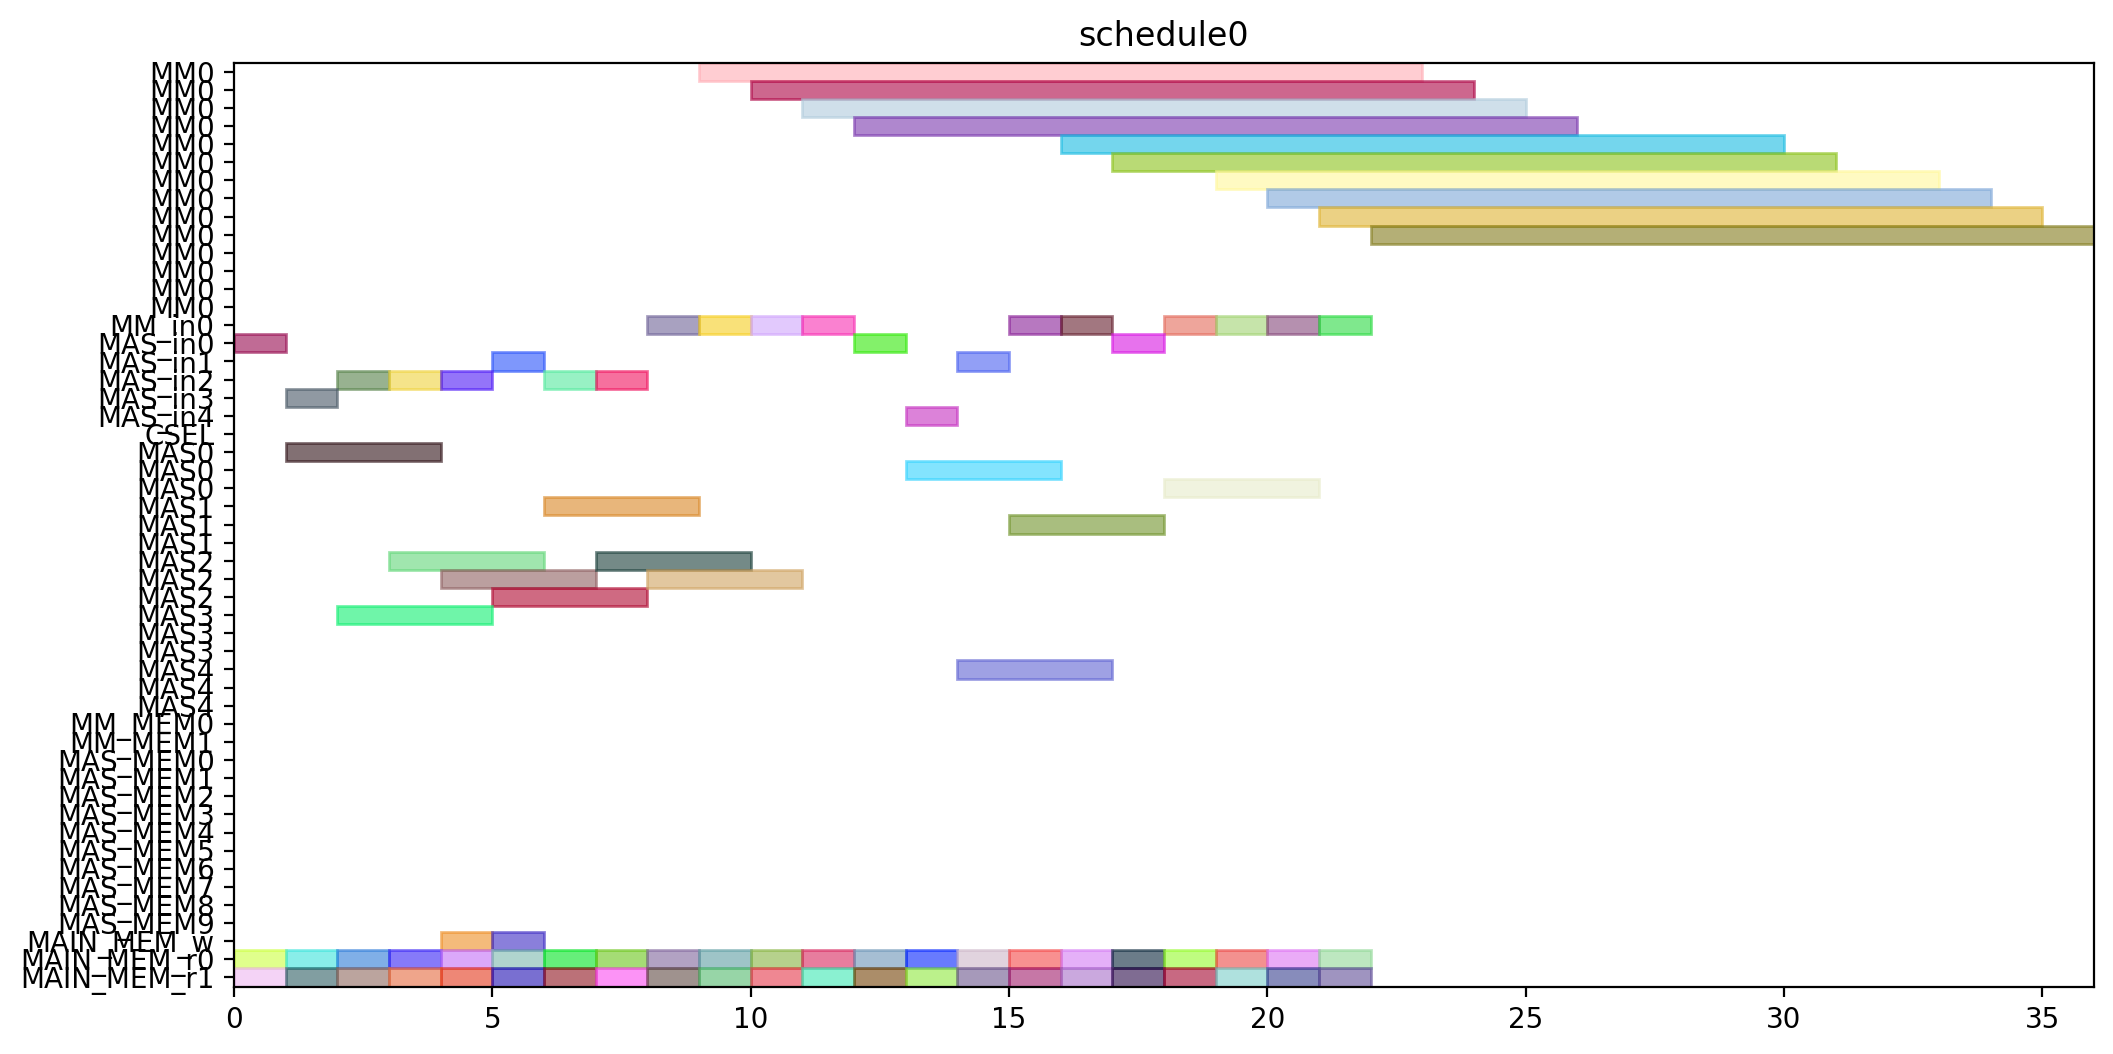

Write the Python code that produced this figure.
from pyschedule import Scenario, solvers, plotters, alt


def solve():
	horizon = 120
	S = Scenario("schedule0", horizon=horizon)

	# resource
	MM = S.Resources('MM', num=1, size=14)
	MM_in = S.Resources('MM_in', num=1)
	MAS_in = S.Resources('MAS_in', num=5)
	CSEL = S.Resource('CSEL')
	MAS = S.Resources('MAS', num=5, size=3, periods=range(1, horizon))
	MM_MEM = S.Resources('MM_MEM', num=2)
	MAS_MEM = S.Resources('MAS_MEM', num=10)
	MAIN_MEM_w = S.Resource('MAIN_MEM_w', size=1)
	MAIN_MEM_r = S.Resources('MAIN_MEM_r', num=2)

	# result of previous scheduling

	# new tasks
	c10_t0 = S.Task('c10_t0', length=14, delay_cost=1)
	c10_t0 += alt(MM)
	c10_t0_in = S.Task('c10_t0_in', length=1, delay_cost=1)
	c10_t0_in += alt(MM_in)
	S += c10_t0_in*MM_in[0]<=c10_t0*MM[0]
	c10_t0_mem0 = S.Task('c10_t0_mem0', length=1, delay_cost=1)
	c10_t0_mem0 += MAIN_MEM_r[0]
	S += c10_t0_mem0 <= c10_t0

	c10_t0_mem1 = S.Task('c10_t0_mem1', length=1, delay_cost=1)
	c10_t0_mem1 += MAIN_MEM_r[1]
	S += c10_t0_mem1 <= c10_t0

	c10_t1 = S.Task('c10_t1', length=14, delay_cost=1)
	c10_t1 += alt(MM)
	c10_t1_in = S.Task('c10_t1_in', length=1, delay_cost=1)
	c10_t1_in += alt(MM_in)
	S += c10_t1_in*MM_in[0]<=c10_t1*MM[0]
	c10_t1_mem0 = S.Task('c10_t1_mem0', length=1, delay_cost=1)
	c10_t1_mem0 += MAIN_MEM_r[0]
	S += c10_t1_mem0 <= c10_t1

	c10_t1_mem1 = S.Task('c10_t1_mem1', length=1, delay_cost=1)
	c10_t1_mem1 += MAIN_MEM_r[1]
	S += c10_t1_mem1 <= c10_t1

	c10_t2 = S.Task('c10_t2', length=3, delay_cost=1)
	c10_t2 += alt(MAS)
	c10_t2_in = S.Task('c10_t2_in', length=1, delay_cost=1)
	c10_t2_in += alt(MAS_in)
	S += c10_t2_in*MAS_in[0]<=c10_t2*MAS[0]

	S += c10_t2_in*MAS_in[1]<=c10_t2*MAS[1]

	S += c10_t2_in*MAS_in[2]<=c10_t2*MAS[2]

	S += c10_t2_in*MAS_in[3]<=c10_t2*MAS[3]

	S += c10_t2_in*MAS_in[4]<=c10_t2*MAS[4]

	c10_t2_mem0 = S.Task('c10_t2_mem0', length=1, delay_cost=1)
	c10_t2_mem0 += MAIN_MEM_r[0]
	S += c10_t2_mem0 <= c10_t2

	c10_t2_mem1 = S.Task('c10_t2_mem1', length=1, delay_cost=1)
	c10_t2_mem1 += MAIN_MEM_r[1]
	S += c10_t2_mem1 <= c10_t2

	c10_t3 = S.Task('c10_t3', length=3, delay_cost=1)
	c10_t3 += alt(MAS)
	c10_t3_in = S.Task('c10_t3_in', length=1, delay_cost=1)
	c10_t3_in += alt(MAS_in)
	S += c10_t3_in*MAS_in[0]<=c10_t3*MAS[0]

	S += c10_t3_in*MAS_in[1]<=c10_t3*MAS[1]

	S += c10_t3_in*MAS_in[2]<=c10_t3*MAS[2]

	S += c10_t3_in*MAS_in[3]<=c10_t3*MAS[3]

	S += c10_t3_in*MAS_in[4]<=c10_t3*MAS[4]

	c10_t3_mem0 = S.Task('c10_t3_mem0', length=1, delay_cost=1)
	c10_t3_mem0 += MAIN_MEM_r[0]
	S += c10_t3_mem0 <= c10_t3

	c10_t3_mem1 = S.Task('c10_t3_mem1', length=1, delay_cost=1)
	c10_t3_mem1 += MAIN_MEM_r[1]
	S += c10_t3_mem1 <= c10_t3

	c20_t0 = S.Task('c20_t0', length=14, delay_cost=1)
	c20_t0 += alt(MM)
	c20_t0_in = S.Task('c20_t0_in', length=1, delay_cost=1)
	c20_t0_in += alt(MM_in)
	S += c20_t0_in*MM_in[0]<=c20_t0*MM[0]
	c20_t0_mem0 = S.Task('c20_t0_mem0', length=1, delay_cost=1)
	c20_t0_mem0 += MAIN_MEM_r[0]
	S += c20_t0_mem0 <= c20_t0

	c20_t0_mem1 = S.Task('c20_t0_mem1', length=1, delay_cost=1)
	c20_t0_mem1 += MAIN_MEM_r[1]
	S += c20_t0_mem1 <= c20_t0

	c20_t1 = S.Task('c20_t1', length=14, delay_cost=1)
	c20_t1 += alt(MM)
	c20_t1_in = S.Task('c20_t1_in', length=1, delay_cost=1)
	c20_t1_in += alt(MM_in)
	S += c20_t1_in*MM_in[0]<=c20_t1*MM[0]
	c20_t1_mem0 = S.Task('c20_t1_mem0', length=1, delay_cost=1)
	c20_t1_mem0 += MAIN_MEM_r[0]
	S += c20_t1_mem0 <= c20_t1

	c20_t1_mem1 = S.Task('c20_t1_mem1', length=1, delay_cost=1)
	c20_t1_mem1 += MAIN_MEM_r[1]
	S += c20_t1_mem1 <= c20_t1

	c20_t2 = S.Task('c20_t2', length=3, delay_cost=1)
	c20_t2 += alt(MAS)
	c20_t2_in = S.Task('c20_t2_in', length=1, delay_cost=1)
	c20_t2_in += alt(MAS_in)
	S += c20_t2_in*MAS_in[0]<=c20_t2*MAS[0]

	S += c20_t2_in*MAS_in[1]<=c20_t2*MAS[1]

	S += c20_t2_in*MAS_in[2]<=c20_t2*MAS[2]

	S += c20_t2_in*MAS_in[3]<=c20_t2*MAS[3]

	S += c20_t2_in*MAS_in[4]<=c20_t2*MAS[4]

	c20_t2_mem0 = S.Task('c20_t2_mem0', length=1, delay_cost=1)
	c20_t2_mem0 += MAIN_MEM_r[0]
	S += c20_t2_mem0 <= c20_t2

	c20_t2_mem1 = S.Task('c20_t2_mem1', length=1, delay_cost=1)
	c20_t2_mem1 += MAIN_MEM_r[1]
	S += c20_t2_mem1 <= c20_t2

	c20_t3 = S.Task('c20_t3', length=3, delay_cost=1)
	c20_t3 += alt(MAS)
	c20_t3_in = S.Task('c20_t3_in', length=1, delay_cost=1)
	c20_t3_in += alt(MAS_in)
	S += c20_t3_in*MAS_in[0]<=c20_t3*MAS[0]

	S += c20_t3_in*MAS_in[1]<=c20_t3*MAS[1]

	S += c20_t3_in*MAS_in[2]<=c20_t3*MAS[2]

	S += c20_t3_in*MAS_in[3]<=c20_t3*MAS[3]

	S += c20_t3_in*MAS_in[4]<=c20_t3*MAS[4]

	c20_t3_mem0 = S.Task('c20_t3_mem0', length=1, delay_cost=1)
	c20_t3_mem0 += MAIN_MEM_r[0]
	S += c20_t3_mem0 <= c20_t3

	c20_t3_mem1 = S.Task('c20_t3_mem1', length=1, delay_cost=1)
	c20_t3_mem1 += MAIN_MEM_r[1]
	S += c20_t3_mem1 <= c20_t3

	c01_t0 = S.Task('c01_t0', length=14, delay_cost=1)
	c01_t0 += alt(MM)
	c01_t0_in = S.Task('c01_t0_in', length=1, delay_cost=1)
	c01_t0_in += alt(MM_in)
	S += c01_t0_in*MM_in[0]<=c01_t0*MM[0]
	c01_t0_mem0 = S.Task('c01_t0_mem0', length=1, delay_cost=1)
	c01_t0_mem0 += MAIN_MEM_r[0]
	S += c01_t0_mem0 <= c01_t0

	c01_t0_mem1 = S.Task('c01_t0_mem1', length=1, delay_cost=1)
	c01_t0_mem1 += MAIN_MEM_r[1]
	S += c01_t0_mem1 <= c01_t0

	c01_t1 = S.Task('c01_t1', length=14, delay_cost=1)
	c01_t1 += alt(MM)
	c01_t1_in = S.Task('c01_t1_in', length=1, delay_cost=1)
	c01_t1_in += alt(MM_in)
	S += c01_t1_in*MM_in[0]<=c01_t1*MM[0]
	c01_t1_mem0 = S.Task('c01_t1_mem0', length=1, delay_cost=1)
	c01_t1_mem0 += MAIN_MEM_r[0]
	S += c01_t1_mem0 <= c01_t1

	c01_t1_mem1 = S.Task('c01_t1_mem1', length=1, delay_cost=1)
	c01_t1_mem1 += MAIN_MEM_r[1]
	S += c01_t1_mem1 <= c01_t1

	c01_t2 = S.Task('c01_t2', length=3, delay_cost=1)
	c01_t2 += alt(MAS)
	c01_t2_in = S.Task('c01_t2_in', length=1, delay_cost=1)
	c01_t2_in += alt(MAS_in)
	S += c01_t2_in*MAS_in[0]<=c01_t2*MAS[0]

	S += c01_t2_in*MAS_in[1]<=c01_t2*MAS[1]

	S += c01_t2_in*MAS_in[2]<=c01_t2*MAS[2]

	S += c01_t2_in*MAS_in[3]<=c01_t2*MAS[3]

	S += c01_t2_in*MAS_in[4]<=c01_t2*MAS[4]

	c01_t2_mem0 = S.Task('c01_t2_mem0', length=1, delay_cost=1)
	c01_t2_mem0 += MAIN_MEM_r[0]
	S += c01_t2_mem0 <= c01_t2

	c01_t2_mem1 = S.Task('c01_t2_mem1', length=1, delay_cost=1)
	c01_t2_mem1 += MAIN_MEM_r[1]
	S += c01_t2_mem1 <= c01_t2

	c01_t3 = S.Task('c01_t3', length=3, delay_cost=1)
	c01_t3 += alt(MAS)
	c01_t3_in = S.Task('c01_t3_in', length=1, delay_cost=1)
	c01_t3_in += alt(MAS_in)
	S += c01_t3_in*MAS_in[0]<=c01_t3*MAS[0]

	S += c01_t3_in*MAS_in[1]<=c01_t3*MAS[1]

	S += c01_t3_in*MAS_in[2]<=c01_t3*MAS[2]

	S += c01_t3_in*MAS_in[3]<=c01_t3*MAS[3]

	S += c01_t3_in*MAS_in[4]<=c01_t3*MAS[4]

	c01_t3_mem0 = S.Task('c01_t3_mem0', length=1, delay_cost=1)
	c01_t3_mem0 += MAIN_MEM_r[0]
	S += c01_t3_mem0 <= c01_t3

	c01_t3_mem1 = S.Task('c01_t3_mem1', length=1, delay_cost=1)
	c01_t3_mem1 += MAIN_MEM_r[1]
	S += c01_t3_mem1 <= c01_t3

	c11_t0 = S.Task('c11_t0', length=14, delay_cost=1)
	c11_t0 += alt(MM)
	c11_t0_in = S.Task('c11_t0_in', length=1, delay_cost=1)
	c11_t0_in += alt(MM_in)
	S += c11_t0_in*MM_in[0]<=c11_t0*MM[0]
	c11_t0_mem0 = S.Task('c11_t0_mem0', length=1, delay_cost=1)
	c11_t0_mem0 += MAIN_MEM_r[0]
	S += c11_t0_mem0 <= c11_t0

	c11_t0_mem1 = S.Task('c11_t0_mem1', length=1, delay_cost=1)
	c11_t0_mem1 += MAIN_MEM_r[1]
	S += c11_t0_mem1 <= c11_t0

	c11_t1 = S.Task('c11_t1', length=14, delay_cost=1)
	c11_t1 += alt(MM)
	c11_t1_in = S.Task('c11_t1_in', length=1, delay_cost=1)
	c11_t1_in += alt(MM_in)
	S += c11_t1_in*MM_in[0]<=c11_t1*MM[0]
	c11_t1_mem0 = S.Task('c11_t1_mem0', length=1, delay_cost=1)
	c11_t1_mem0 += MAIN_MEM_r[0]
	S += c11_t1_mem0 <= c11_t1

	c11_t1_mem1 = S.Task('c11_t1_mem1', length=1, delay_cost=1)
	c11_t1_mem1 += MAIN_MEM_r[1]
	S += c11_t1_mem1 <= c11_t1

	c11_t2 = S.Task('c11_t2', length=3, delay_cost=1)
	c11_t2 += alt(MAS)
	c11_t2_in = S.Task('c11_t2_in', length=1, delay_cost=1)
	c11_t2_in += alt(MAS_in)
	S += c11_t2_in*MAS_in[0]<=c11_t2*MAS[0]

	S += c11_t2_in*MAS_in[1]<=c11_t2*MAS[1]

	S += c11_t2_in*MAS_in[2]<=c11_t2*MAS[2]

	S += c11_t2_in*MAS_in[3]<=c11_t2*MAS[3]

	S += c11_t2_in*MAS_in[4]<=c11_t2*MAS[4]

	c11_t2_mem0 = S.Task('c11_t2_mem0', length=1, delay_cost=1)
	c11_t2_mem0 += MAIN_MEM_r[0]
	S += c11_t2_mem0 <= c11_t2

	c11_t2_mem1 = S.Task('c11_t2_mem1', length=1, delay_cost=1)
	c11_t2_mem1 += MAIN_MEM_r[1]
	S += c11_t2_mem1 <= c11_t2

	c11_t3 = S.Task('c11_t3', length=3, delay_cost=1)
	c11_t3 += alt(MAS)
	c11_t3_in = S.Task('c11_t3_in', length=1, delay_cost=1)
	c11_t3_in += alt(MAS_in)
	S += c11_t3_in*MAS_in[0]<=c11_t3*MAS[0]

	S += c11_t3_in*MAS_in[1]<=c11_t3*MAS[1]

	S += c11_t3_in*MAS_in[2]<=c11_t3*MAS[2]

	S += c11_t3_in*MAS_in[3]<=c11_t3*MAS[3]

	S += c11_t3_in*MAS_in[4]<=c11_t3*MAS[4]

	c11_t3_mem0 = S.Task('c11_t3_mem0', length=1, delay_cost=1)
	c11_t3_mem0 += MAIN_MEM_r[0]
	S += c11_t3_mem0 <= c11_t3

	c11_t3_mem1 = S.Task('c11_t3_mem1', length=1, delay_cost=1)
	c11_t3_mem1 += MAIN_MEM_r[1]
	S += c11_t3_mem1 <= c11_t3

	c21_t0 = S.Task('c21_t0', length=14, delay_cost=1)
	c21_t0 += alt(MM)
	c21_t0_in = S.Task('c21_t0_in', length=1, delay_cost=1)
	c21_t0_in += alt(MM_in)
	S += c21_t0_in*MM_in[0]<=c21_t0*MM[0]
	c21_t0_mem0 = S.Task('c21_t0_mem0', length=1, delay_cost=1)
	c21_t0_mem0 += MAIN_MEM_r[0]
	S += c21_t0_mem0 <= c21_t0

	c21_t0_mem1 = S.Task('c21_t0_mem1', length=1, delay_cost=1)
	c21_t0_mem1 += MAIN_MEM_r[1]
	S += c21_t0_mem1 <= c21_t0

	c21_t1 = S.Task('c21_t1', length=14, delay_cost=1)
	c21_t1 += alt(MM)
	c21_t1_in = S.Task('c21_t1_in', length=1, delay_cost=1)
	c21_t1_in += alt(MM_in)
	S += c21_t1_in*MM_in[0]<=c21_t1*MM[0]
	c21_t1_mem0 = S.Task('c21_t1_mem0', length=1, delay_cost=1)
	c21_t1_mem0 += MAIN_MEM_r[0]
	S += c21_t1_mem0 <= c21_t1

	c21_t1_mem1 = S.Task('c21_t1_mem1', length=1, delay_cost=1)
	c21_t1_mem1 += MAIN_MEM_r[1]
	S += c21_t1_mem1 <= c21_t1

	c21_t2 = S.Task('c21_t2', length=3, delay_cost=1)
	c21_t2 += alt(MAS)
	c21_t2_in = S.Task('c21_t2_in', length=1, delay_cost=1)
	c21_t2_in += alt(MAS_in)
	S += c21_t2_in*MAS_in[0]<=c21_t2*MAS[0]

	S += c21_t2_in*MAS_in[1]<=c21_t2*MAS[1]

	S += c21_t2_in*MAS_in[2]<=c21_t2*MAS[2]

	S += c21_t2_in*MAS_in[3]<=c21_t2*MAS[3]

	S += c21_t2_in*MAS_in[4]<=c21_t2*MAS[4]

	c21_t2_mem0 = S.Task('c21_t2_mem0', length=1, delay_cost=1)
	c21_t2_mem0 += MAIN_MEM_r[0]
	S += c21_t2_mem0 <= c21_t2

	c21_t2_mem1 = S.Task('c21_t2_mem1', length=1, delay_cost=1)
	c21_t2_mem1 += MAIN_MEM_r[1]
	S += c21_t2_mem1 <= c21_t2

	c21_t3 = S.Task('c21_t3', length=3, delay_cost=1)
	c21_t3 += alt(MAS)
	c21_t3_in = S.Task('c21_t3_in', length=1, delay_cost=1)
	c21_t3_in += alt(MAS_in)
	S += c21_t3_in*MAS_in[0]<=c21_t3*MAS[0]

	S += c21_t3_in*MAS_in[1]<=c21_t3*MAS[1]

	S += c21_t3_in*MAS_in[2]<=c21_t3*MAS[2]

	S += c21_t3_in*MAS_in[3]<=c21_t3*MAS[3]

	S += c21_t3_in*MAS_in[4]<=c21_t3*MAS[4]

	c21_t3_mem0 = S.Task('c21_t3_mem0', length=1, delay_cost=1)
	c21_t3_mem0 += MAIN_MEM_r[0]
	S += c21_t3_mem0 <= c21_t3

	c21_t3_mem1 = S.Task('c21_t3_mem1', length=1, delay_cost=1)
	c21_t3_mem1 += MAIN_MEM_r[1]
	S += c21_t3_mem1 <= c21_t3

	c000 = S.Task('c000', length=3, delay_cost=1)
	c000 += alt(MAS)
	c000_in = S.Task('c000_in', length=1, delay_cost=1)
	c000_in += alt(MAS_in)
	S += c000_in*MAS_in[0]<=c000*MAS[0]

	S += c000_in*MAS_in[1]<=c000*MAS[1]

	S += c000_in*MAS_in[2]<=c000*MAS[2]

	S += c000_in*MAS_in[3]<=c000*MAS[3]

	S += c000_in*MAS_in[4]<=c000*MAS[4]

	S += 0<c000

	c000_w = S.Task('c000_w', length=1, delay_cost=1)
	c000_w += alt(MAIN_MEM_w)
	S += c000 <= c000_w

	c000_mem0 = S.Task('c000_mem0', length=1, delay_cost=1)
	c000_mem0 += MAIN_MEM_r[0]
	S += c000_mem0 <= c000

	c000_mem1 = S.Task('c000_mem1', length=1, delay_cost=1)
	c000_mem1 += MAIN_MEM_r[1]
	S += c000_mem1 <= c000

	c001 = S.Task('c001', length=3, delay_cost=1)
	c001 += alt(MAS)
	c001_in = S.Task('c001_in', length=1, delay_cost=1)
	c001_in += alt(MAS_in)
	S += c001_in*MAS_in[0]<=c001*MAS[0]

	S += c001_in*MAS_in[1]<=c001*MAS[1]

	S += c001_in*MAS_in[2]<=c001*MAS[2]

	S += c001_in*MAS_in[3]<=c001*MAS[3]

	S += c001_in*MAS_in[4]<=c001*MAS[4]

	S += 0<c001

	c001_w = S.Task('c001_w', length=1, delay_cost=1)
	c001_w += alt(MAIN_MEM_w)
	S += c001 <= c001_w

	c001_mem0 = S.Task('c001_mem0', length=1, delay_cost=1)
	c001_mem0 += MAIN_MEM_r[0]
	S += c001_mem0 <= c001

	c001_mem1 = S.Task('c001_mem1', length=1, delay_cost=1)
	c001_mem1 += MAIN_MEM_r[1]
	S += c001_mem1 <= c001

	solvers.mip.solve(S,msg=1,kind='CPLEX',ratio_gap=1.01)

	solution = [['hoge']*len(S.solution()[1]) for i in range(len(S.solution()))]
	for i in range(len(S.solution())):
		for j in range(len(S.solution()[i])):
			solution[i][j]=str(S.solution()[i][j])
	print(solution)

	cycles = int(solution[-1][3])

	pic_file_name = "/mnt/rose/usr1/fukuda/ABE/multiRAM_multiMAS_16mux/scheduling_result/stage14MM1_stage3MAS5/FROB/schedule0.png"
	if(S.solution() != []):
		plotters.matplotlib.plot(S,img_filename=pic_file_name, show_task_labels=False, fig_size=(cycles*0.25+3, 6))

	return solution
